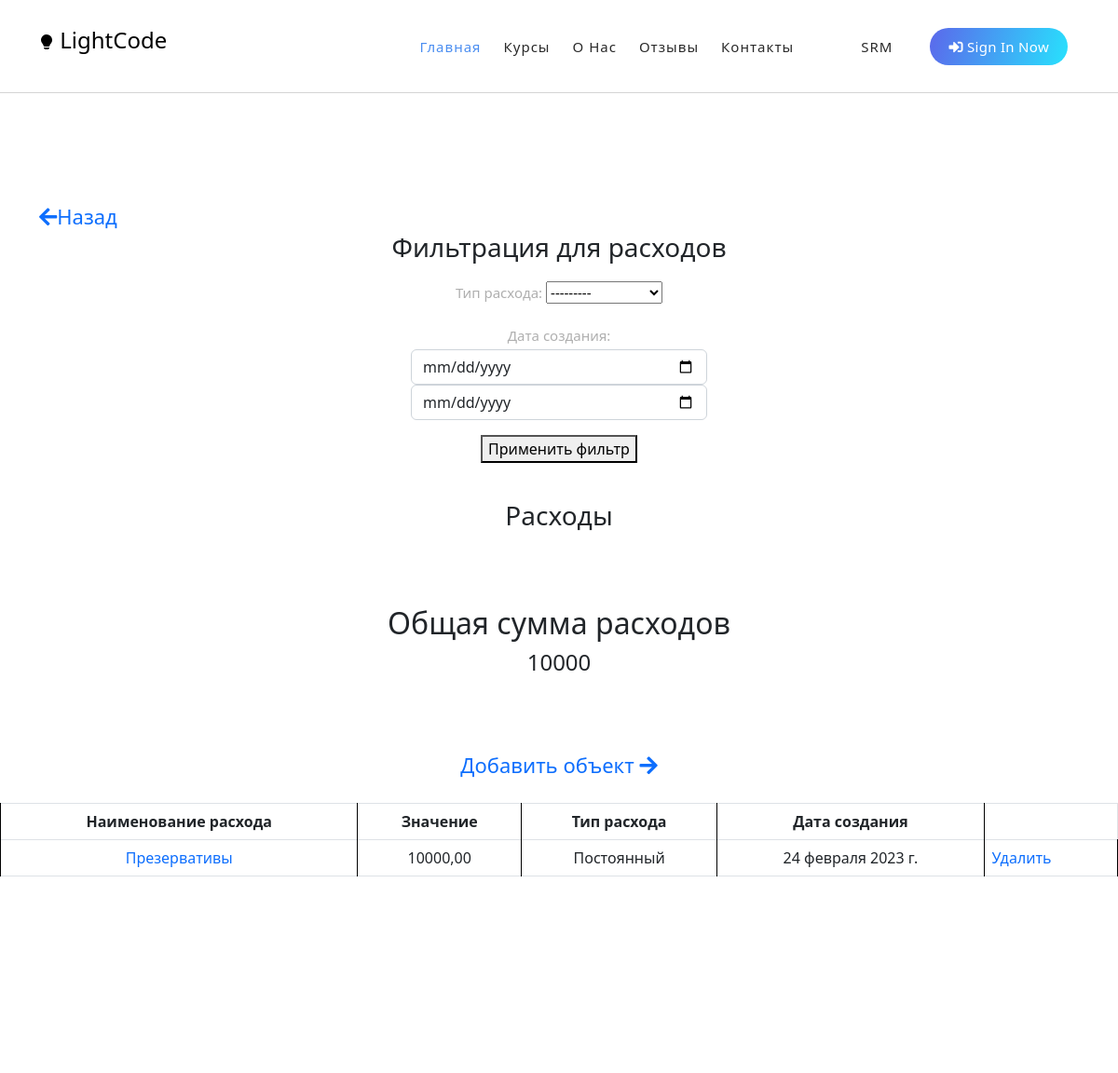
The page /srm/expenses_list/ (upper part) on the database as committed earlier.
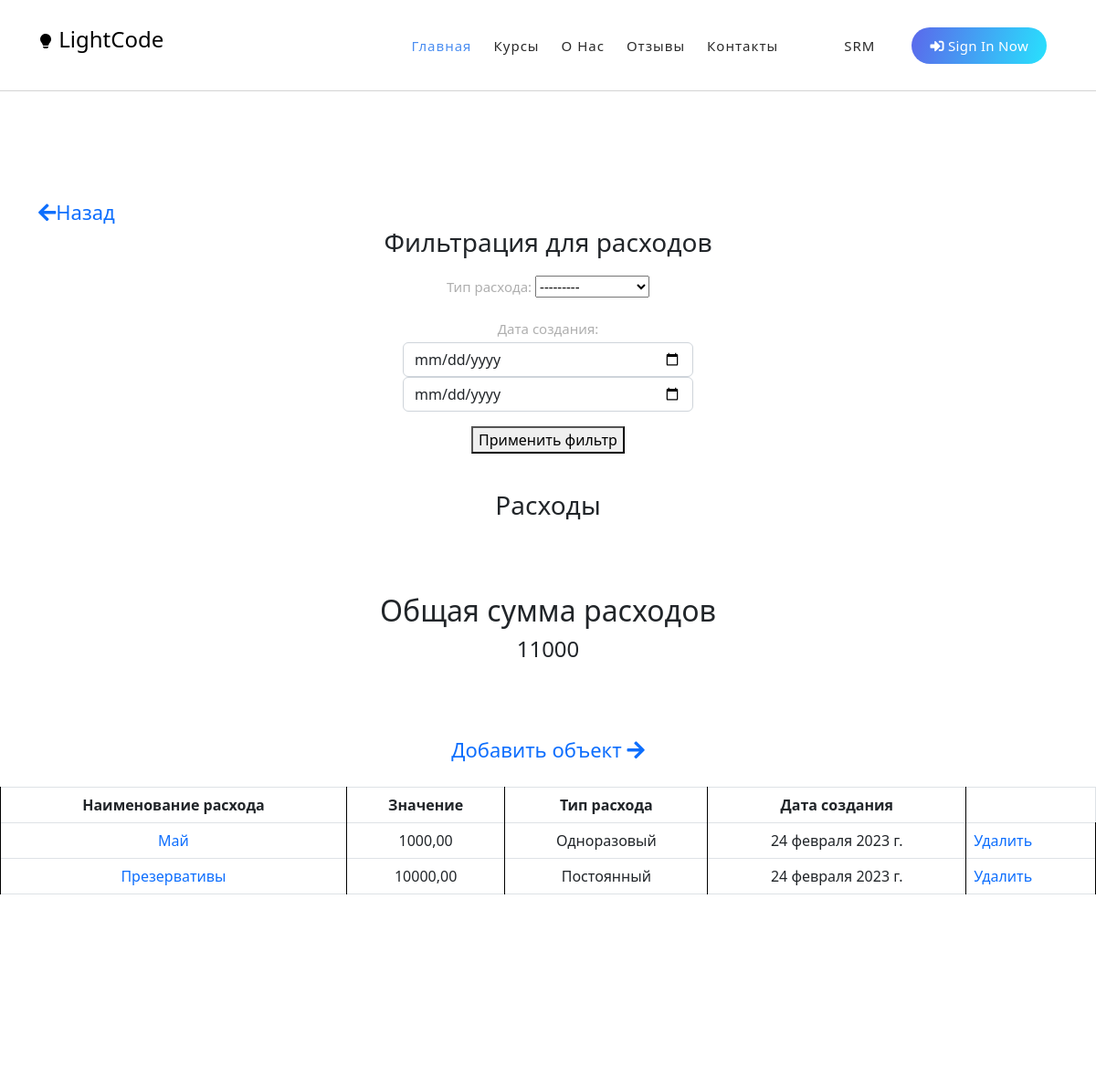
The same page on the database as committed later.
### srm/models.py (models this page shows, shortened)
class Expense(models.Model):
    title = models.CharField(max_length=123, verbose_name='Название')
    value = models.DecimalField(decimal_places=2, max_digits=12, default=0.00, verbose_name='Цена')
    flow_type = models.PositiveSmallIntegerField(
        choices=(
            (1, 'Постоянный'),
            (2, 'Одноразовый'),
            (3, 'Сотрудник'),
            (4, 'Возврат'),
        ),
        verbose_name='Тип расхода'
    )
    created_date = models.DateField(auto_now_add=True, verbose_name='Дата создания')
    class Meta:
        verbose_name = 'Расходы'
        verbose_name_plural = 'Расходы'

### srm/views.py (the view)
# urls.py: path('expenses_list/', views.ExpenseListView.as_view(), name='expenses_list'),
class ExpenseListView(FilteredListView):
    model = Expense
    queryset = Expense.objects.all().order_by('-id')
    filterset_class = ExpenseFilter
    template_name = 'srm/expenses_list.html'
    def get_context_data(self, **kwargs):
        context = super().get_context_data(**kwargs)
        context['total'] = context['object_list'].aggregate(total=Sum('value'))['total']
        return context

### srm/views.py (called while the page is built)
    def get_queryset(self):
        queryset = super().get_queryset()
        self.filterset = self.filterset_class(self.request.GET, queryset=queryset)
        return self.filterset.qs.distinct()

    def get_context_data(self, **kwargs):
        context = super().get_context_data(**kwargs)
        context['filterset'] = self.filterset
        return context

### srm/templates/srm/expenses_list.html (shortened to what this page needs)
{% extends 'base.html' %}
{% load static %}
{% block content %}
<br><br><br><br><br><br><br><br><br>
<div class="container">
  <a style="font-size: 22px;" href="{% url 'admin_choice' %}"><i class="fa fa-arrow-left"></i>Назад </a>
</div>
<center>
  <h3>Фильтрация для расходов</h3>
  <div class="container mt-3" style="width: 55%; fon-size: 10px;">
    <div class="row">
      <form method="get">
        <div class="col-6" >
          {{ filterset.form.as_p }}
        </div>
        <button type="submit">Применить фильтр</button>
      </form>
    </div>
  </div>
<br>
  <h3>Расходы</h3>
  <br><br><br>
    <div>
    <h2>Общая сумма расходов</h2>
  <h4>{{ total }}</h4>
    </div>
  <br><br><br>
  <a style="font-size: 22px;" href="{% url 'expense_add' %}">Добавить объект <i class="fa fa-arrow-right"></i></a>
<br>
<br>
  <table class="table table-bordered">
  <tbody>
    <tr>
      <th style="text-align: center; margin: 0 10px;" >Наименование расхода</th>
      <th style="text-align: center; margin: 0 10px;" >Значение</th>
      <th style="text-align: center; margin: 0 10px;" >Тип расхода</th>
      <th style="text-align: center; margin: 0 10px;" >Дата создания</th>
    </tr>
    {% for expense in object_list  %}
    <tr>
      <td style="text-align: center; margin: 0 10px;"><a href="{% url 'expense_detail' expense.id %}" >{{ expense.title }}</a></td>
      <td style="text-align: center; margin: 0 10px;" >{{ expense.value }}</td>
      <td style="text-align: center; margin: 0 10px;" >{{ expense.get_flow_type_display }}</td>
      <td style="text-align: center; margin: 0 10px;" >{{ expense.created_date }}</td>
        <td><a href="{% url 'expense_delete' expense.id %}">Удалить</a></td>
    </tr>
    {% endfor %}
  </tbody>
</table>
</center>
{% endblock %}

Rows that differ between the two databases and show on the page:
added Expense: title "Май", value "1000,00", flow_type "Одноразовый", created_date "24 февраля 2023 г."
Other text that changed with them:
{{ total }}: "10000" → "11000"
